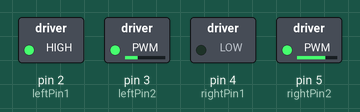
Simulated run of this sketch. Board: Arduino Uno, built with avr-gcc and run on an emulated ATmega328P. Parts: switched loads named in the sketch (green lamp = pin HIGH).

Above: at 0.1 s.
Timing chart, 0 to 1.6 s (numbered marks = the images above):
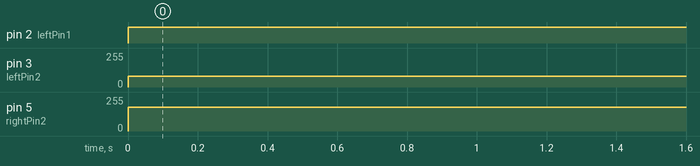

The sketch:

robot_bolierplate_chip.ino
```cpp
// declaration for pins that can be modified if needed

const int leftPin1 = 2;
const int leftPin2 = 3;

const int rightPin1 = 4;
const int rightPin2 = 5;

// loading static information

void setup() {
  pinMode(leftPin1, OUTPUT);
  pinMode(leftPin2, OUTPUT);
  pinMode(rightPin1, OUTPUT);
  pinMode(rightPin2, OUTPUT);

  //delay(5000); // delay 5 seconds
}

// example routine to drive.

void loop() {
  analogWrite(leftPin1, 180);
  analogWrite(leftPin2, 80);

  analogWrite(rightPin1, 0);
  analogWrite(rightPin2, 180);
}
```

Measured:
- by itself, pin 2 (leftPin1): LOW → HIGH at 0.00 s
- by itself, pin 3 (leftPin2): 0/255 → 80/255 at 0.00 s
- by itself, pin 5 (rightPin2): 0/255 → 180/255 at 0.00 s
